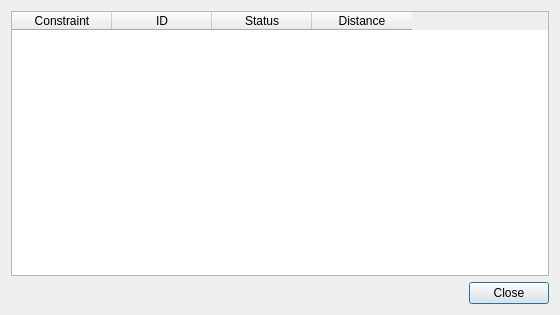
<?xml version="1.0" encoding="UTF-8"?>
<ui version="4.0">
 <class>PipelinePlannerDialogBase</class>
 <widget class="QDialog" name="PipelinePlannerDialogBase">
  <property name="geometry">
   <rect>
    <x>0</x>
    <y>0</y>
    <width>560</width>
    <height>315</height>
   </rect>
  </property>
  <property name="windowTitle">
   <string>Pipeline Planner</string>
  </property>
  <layout class="QVBoxLayout" name="verticalLayout">
   <item>
    <widget class="QTableWidget" name="tbl_impacts">
     <property name="alternatingRowColors">
      <bool>true</bool>
     </property>
     <property name="sortingEnabled">
      <bool>true</bool>
     </property>
     <column>
      <property name="text">
       <string>Constraint</string>
      </property>
     </column>
     <column>
      <property name="text">
       <string>ID</string>
      </property>
     </column>
     <column>
      <property name="text">
       <string>Status</string>
      </property>
     </column>
     <column>
      <property name="text">
       <string>Distance</string>
      </property>
     </column>
    </widget>
   </item>
   <item>
    <layout class="QHBoxLayout" name="horizontalLayout">
     <item>
      <spacer name="horizontalSpacer">
       <property name="orientation">
        <enum>Qt::Horizontal</enum>
       </property>
       <property name="sizeHint" stdset="0">
        <size>
         <width>40</width>
         <height>20</height>
        </size>
       </property>
      </spacer>
     </item>
     <item>
      <widget class="QPushButton" name="btn_close">
       <property name="text">
        <string>Close</string>
       </property>
      </widget>
     </item>
    </layout>
   </item>
  </layout>
 </widget>
 <resources/>
 <connections>
  <connection>
   <sender>btn_close</sender>
   <signal>pressed()</signal>
   <receiver>PipelinePlannerDialogBase</receiver>
   <slot>reject()</slot>
   <hints>
    <hint type="sourcelabel">
     <x>512</x>
     <y>293</y>
    </hint>
    <hint type="destinationlabel">
     <x>279</x>
     <y>157</y>
    </hint>
   </hints>
  </connection>
 </connections>
</ui>
